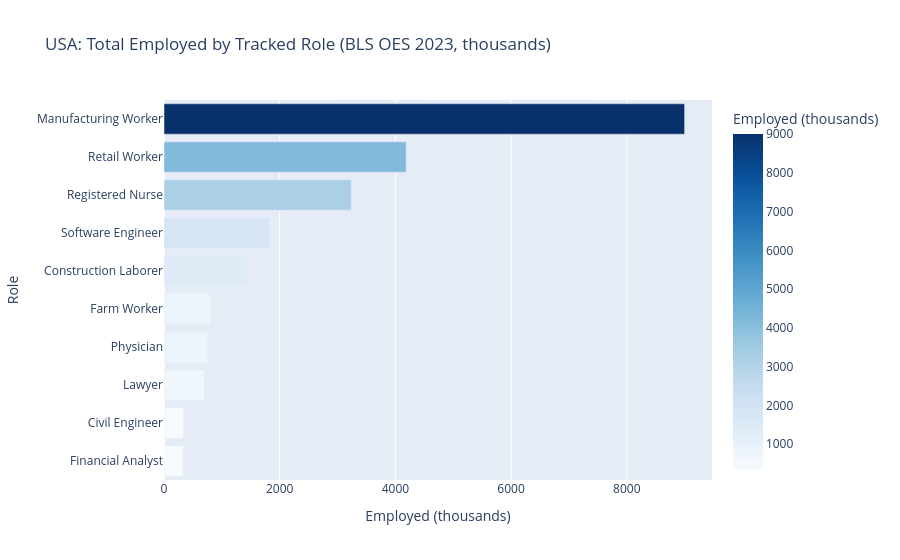

The code cell stored with this chart in its notebook:
### Code cell
vol_sorted = vol.sort_values('employed_thousands', ascending=True)
fig = px.bar(
    vol_sorted, x='employed_thousands', y='role_label', orientation='h',
    color='employed_thousands', color_continuous_scale='Blues',
    title='USA: Total Employed by Tracked Role (BLS OES 2023, thousands)',
    labels={'employed_thousands': 'Employed (thousands)', 'role_label': 'Role'},
)
fig.show()

### Figure 1 — Plotly figure (JSON) as saved in the notebook; plotly's stock layout.template omitted (floating-point values rounded to 4 significant figures)
{"data": [{"hovertemplate": "Employed (thousands)=%{marker.color}<br>Role=%{y}<extra></extra>", "legendgroup": "", "marker": {"color": [333, 338, 698, 748, 800, 1434, 1825, 3238, 4186, 9000], "coloraxis": "coloraxis", "pattern": {"shape": ""}}, "name": "", "orientation": "h", "showlegend": false, "textposition": "auto", "type": "bar", "x": [333, 338, 698, 748, 800, 1434, 1825, 3238, 4186, 9000], "xaxis": "x", "y": ["Financial Analyst", "Civil Engineer", "Lawyer", "Physician", "Farm Worker", "Construction Laborer", "Software Engineer", "Registered Nurse", "Retail Worker", "Manufacturing Worker"], "yaxis": "y"}], "layout": {"barmode": "relative", "coloraxis": {"autocolorscale": false, "colorbar": {"title": {"text": "Employed (thousands)"}}, "colorscale": [[0.0, "rgb(247,251,255)"], [0.125, "rgb(222,235,247)"], [0.25, "rgb(198,219,239)"], [0.375, "rgb(158,202,225)"], [0.5, "rgb(107,174,214)"], [0.625, "rgb(66,146,198)"], [0.75, "rgb(33,113,181)"], [0.875, "rgb(8,81,156)"], [1.0, "rgb(8,48,107)"]]}, "legend": {"tracegroupgap": 0}, "title": {"text": "USA: Total Employed by Tracked Role (BLS OES 2023, thousands)"}, "xaxis": {"anchor": "y", "domain": [0.0, 1.0], "title": {"text": "Employed (thousands)"}}, "yaxis": {"anchor": "x", "domain": [0.0, 1.0], "title": {"text": "Role"}}}}
